Frame 1 (no input): blank canvas, image omitted
Frame 60 (the mouse pressed at the canvas centre just before this capture): blank canvas, image omitted
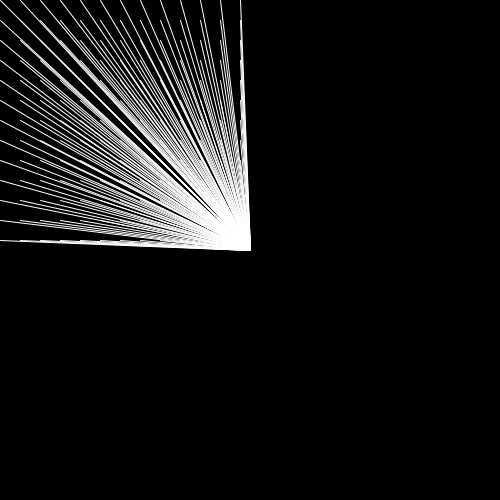
Frame 120 (the mouse held since frame 60 and released just before this capture)

The Processing sketch whose frames 1 and 60 were blank and that drew this single picture after the mouse press (run headless with seeded random() and noise(); from frame 60 on, the mouse is pressed at the canvas centre):

// Processing sketch: processing_156808
// ── processing_156808.pde

void setup() {
    size(500, 500); 
    colorMode(HSB);
} 

void draw() {
  background(0);
  for(int a = 0; a < mouseY; a = a + 20){
    for(int b = 0; b < mouseX; b = b + 20){
      stroke(255);
      line(250, 250, a, b);
    }
  }
}
